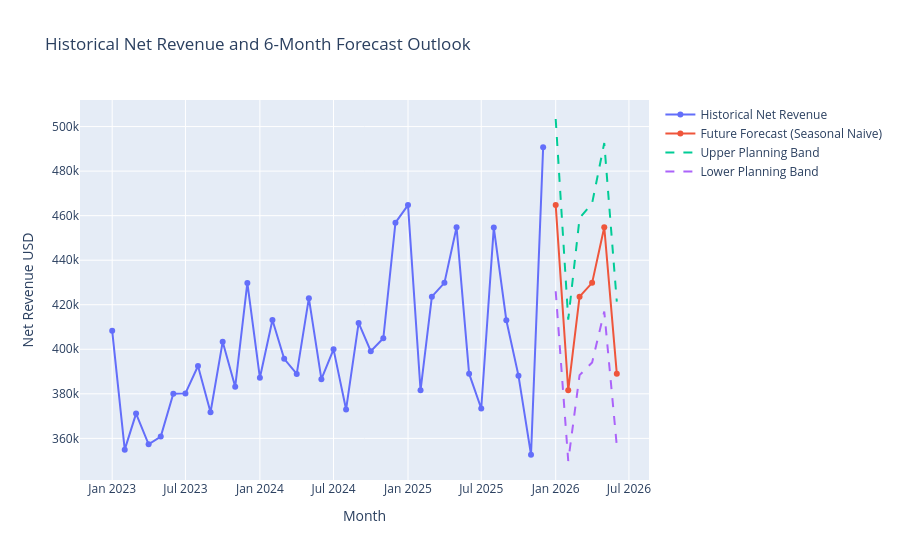

The notebook cell saved with this chart:
### Code cell
# Visualization of historical + future forecast

fig = go.Figure()

fig.add_trace(
    go.Scatter(
        x=ts["date"],
        y=ts["actual_net_revenue"],
        mode="lines+markers",
        name="Historical Net Revenue",
    )
)

fig.add_trace(
    go.Scatter(
        x=future_df["date"],
        y=future_df["forecast_net_revenue"],
        mode="lines+markers",
        name=f"Future Forecast ({final_best_model_name})",
    )
)

fig.add_trace(
    go.Scatter(
        x=future_df["date"],
        y=future_df["upper_planning_band"],
        mode="lines",
        name="Upper Planning Band",
        line=dict(dash="dash"),
    )
)

fig.add_trace(
    go.Scatter(
        x=future_df["date"],
        y=future_df["lower_planning_band"],
        mode="lines",
        name="Lower Planning Band",
        line=dict(dash="dash"),
    )
)

fig.update_layout(
    title="Historical Net Revenue and 6-Month Forecast Outlook",
    xaxis_title="Month",
    yaxis_title="Net Revenue USD",
)

fig.show()
